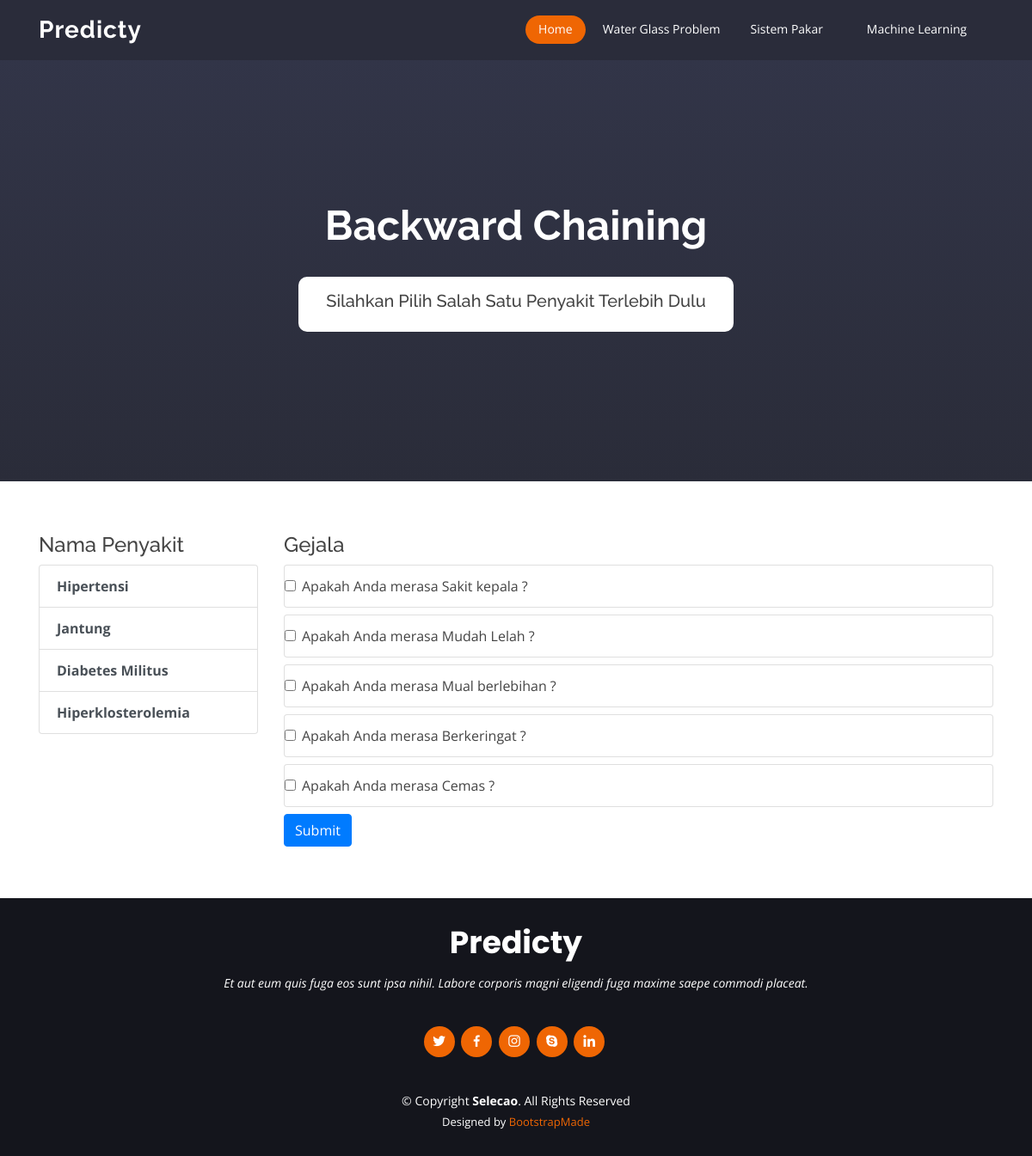
The page /backward.php?selected=P2 on the database its author committed.
### tables this page shows
CREATE TABLE `penyakit` (
  `kode` varchar(5) NOT NULL,
  `nama_penyakit` varchar(200) NOT NULL,
  `keterangan` mediumtext NOT NULL
);

CREATE TABLE `gejala` (
  `kode` varchar(5) NOT NULL,
  `nama_gejala` varchar(100) NOT NULL
);

### backward.php (the view, shortened to what this page needs)
<?php
include_once "header.php";
include_once "connect_backward.php";
?>
<body>
    <section id="hero" class="d-flex flex-column justify-content-end align-items-center">
        <div id="heroCarousel" class="container carousel carousel-fade" data-ride="carousel">
            <div class="carousel-item active">
                <div class="carousel-container">
                    <h2>Backward Chaining</h2>
                    <div class="foward" style="background-color: white; margin: 2   rem; padding: 1rem 2rem; border-radius: 10px">
                        <?php
                        $hasil = $_GET['hasil'];
                        $kode_penyakit = $_GET['penyakit'];
                        $sql = "SELECT `nama_penyakit`, `keterangan` FROM `penyakit` WHERE `kode`='{$kode_penyakit}'";
                        $result = $connect->query($sql);
                        $row = $result->fetch_row();
                        if ($hasil == "true") {
                            echo "<h4>Gejala {$row[0]} ditemukan dengan Keterangan :</h4>";
                            echo "<div class='text-left'>{$row[1]}</div>";
                            echo "<br><a href='?' class='btn btn-primary'>Konsultasi Lagi</a>";
                        } elseif($hasil == "false"){
                            echo "<h4>Penyakit {$row[0]} tidak sesuai dengan gejala-gelaja yang anda alami.</h4>";
                            echo "<br><a href='?' class='btn btn-primary'>Konsultasi Lagi</a>";
                        } else {
                            echo "<h5>Silahkan Pilih Salah Satu Penyakit Terlebih Dulu</h5>";
                        }
                        ?>
                    </div>
                </div>
            </div>
    </section>
    <?php
    if ($hasil != "true") {
    ?>
        <section id="about" class="contact">
            <div class="container">
                <div class="row">
                    <div class="col-3">
                        <h4>Nama Penyakit</h4>
                        <div class="list-group" id="list-tab" role="tablist">
                            <?php
                            $sql = "SELECT `kode`, `nama_penyakit`, `keterangan` FROM `penyakit`";
                            $result = $connect->query($sql);
                            if ($result->num_rows > 0) {
                                while ($row = $result->fetch_assoc()) {
                                    echo "<a class='list-group-item list-group-item-action btn-outline-primary' id='list-home-list' data-bs-toggle='list' href='?selected={$row['kode']}#{$row['kode']}' role='tab' aria-controls='home'><b>{$row['nama_penyakit']}</b></a>";
                                }
                            } else {
                                echo "Data kosong";
                            }
                            ?>
                        </div>
                    </div>
                    <div class="col-9">
                        <h4>Gejala</h4>
                        <div class="tab-content" id="nav-tabContent">
                            <div class="tab-pane fade show active" id="#<?php echo $_GET['selected'] ?>" role="tabpanel" aria-labelledby="list-home-list">
                                <form method="POST">
                                    <?php
                                    $selected = $_GET['selected'];
                                    if ($selected != '') {
                                        $query = "SELECT * FROM `base_knowledge` WHERE `kode_penyakit`='{$selected}'";
                                        $raw = $connect->query($query);
                                        $selectedResult = $raw->fetch_assoc();
                                        $listGejala = explode(" ", $selectedResult['daftar_gejala']);
                                        foreach ($listGejala as $i => $kodeGejala) {
                                            $getGejala = $connect->query("SELECT `nama_gejala` FROM `gejala` WHERE `kode`='{$kodeGejala}'");
                                            $gejala = $getGejala->fetch_row();
                                            if ($gejala != NULL) {
                                    ?>
                                                <div class="list-group">
                                                    <label class="list-group-item">
                                                        <input class="form-check-input" type="checkbox" value="<?php echo $listGejala[$i] ?> " name="selectedgejala[]"> Apakah Anda merasa <?php echo $gejala[0]; ?> ?
                                                    </label>
                                                </div>
                                    <?php
                                            } else {
                                                echo "";
                                            }
                                        }
                                    }
                                    ?>
                                    <input type='submit' name="submit" class='btn btn-primary'>
                                </form>
                            </div>
                        </div>
                    </div>
                </div>
            </div>
        </section>
    <?php
    } else {
        echo "";
    }
    ?>
<?php include_once "footer.php" ?>

### assets/css/style.css (style rules this page uses)
body { font-family: "Open Sans", sans-serif; color: #444444; }
a { color: #ef6603; }
h1, h2, h3, h4, h5, h6 { font-family: "Raleway", sans-serif; }
#hero { width: 100%; overflow: hidden; position: relative; background: linear-gradient(0deg, #2a2c39 0%, #33364a 100%); padding: 0; }
#hero .carousel-container { display: flex; justify-content: center; align-items: center; flex-direction: column; text-align: center; position: relative; height: 70vh; padding-top: 60px; }
#hero h2 { color: #fff; margin-bottom: 30px; font-size: 48px; font-weight: 700; }
section { padding: 60px 0; overflow: hidden; }

### rows shown on the page
penyakit: nama_penyakit "Hipertensi"
penyakit: nama_penyakit "Jantung"
penyakit: nama_penyakit "Diabetes Militus"
penyakit: nama_penyakit "Hiperklosterolemia"
gejala: nama_gejala "Sakit kepala"
gejala: nama_gejala "Mudah Lelah"
gejala: nama_gejala "Mual berlebihan"
gejala: nama_gejala "Berkeringat"
gejala: nama_gejala "Cemas"
